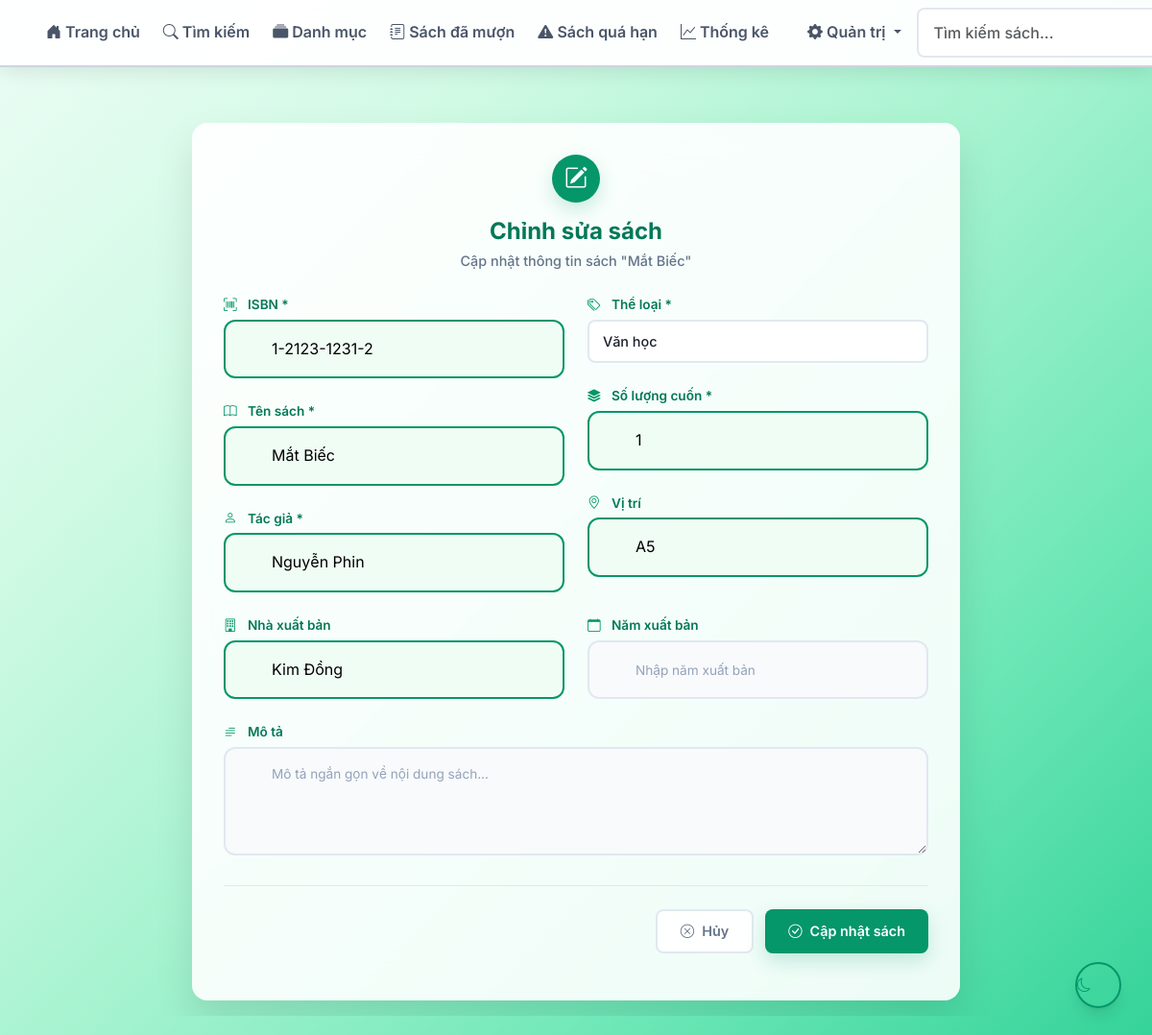
The app's page /admin/books/edit/13 (signed in) with its own data.
### app/models/book.py (models this page shows, shortened)
class Book(db.Model):
    __tablename__ = 'books'
    id = db.Column(db.Integer, primary_key=True)
    isbn = db.Column(db.String(20), unique=True, nullable=False)
    title = db.Column(db.String(200), nullable=False)
    author = db.Column(db.String(100), nullable=False)
    publisher = db.Column(db.String(100))
    publication_year = db.Column(db.Integer)
    category = db.Column(db.String(50))
    description = db.Column(db.Text)
    total_copies = db.Column(db.Integer, default=1)
    available_copies = db.Column(db.Integer, default=1)  # Giữ lại để tương thích
    location = db.Column(db.String(100))
    is_active = db.Column(db.Boolean, default=True)
    created_at = db.Column(db.DateTime, default=datetime.utcnow)
    loans = db.relationship('Loan', foreign_keys='Loan.book_id')

### app/routes/books.py (the view, shortened to what this page needs)
@books_bp.route('/admin/books/edit/<int:book_id>', methods=['GET', 'POST'])
@login_required
def edit_book(book_id):
    if not current_user.is_librarian():
        flash('Bạn không có quyền chỉnh sửa sách!', 'danger')
        return redirect(url_for('books.index'))
    book = Book.query.get_or_404(book_id)
    return render_template('books/edit.html', book=book)

### app/models/user.py (called while the page is built)
@login_manager.user_loader
def load_user(user_id):
    return User.query.get(int(user_id))

    def is_admin(self):
        return self.role == 'admin'

    def is_librarian(self):
        return self.role in ['admin', 'librarian']

### app/templates/books/edit.html (shortened to what this page needs)
{% extends "base.html" %}
{% block content %}
<div class="edit-book-container">
    <div class="edit-book-card">
        <div class="edit-book-header">
            <div class="edit-book-icon">
                <i class="bi bi-pencil-square"></i>
            </div>
            <h2>Chỉnh sửa sách</h2>
            <p>Cập nhật thông tin sách "{{ book.title }}"</p>
        </div>
        <form method="POST" class="edit-book-form">
            <div class="row">
                <div class="col-md-6">
                    <div class="form-group">
                        <label for="isbn" class="form-label">
                            <i class="bi bi-upc-scan"></i> ISBN *
                        </label>
                        <input type="text" class="form-input" id="isbn" name="isbn"
                               value="{{ book.isbn }}" required placeholder="Nhập ISBN">
                    </div>
                    <div class="form-group">
                        <label for="title" class="form-label">
                            <i class="bi bi-book"></i> Tên sách *
                        </label>
                        <input type="text" class="form-input" id="title" name="title"
                               value="{{ book.title }}" required placeholder="Nhập tên sách">
                    </div>
                    <div class="form-group">
                        <label for="author" class="form-label">
                            <i class="bi bi-person"></i> Tác giả *
                        </label>
                        <input type="text" class="form-input" id="author" name="author"
                               value="{{ book.author }}" required placeholder="Nhập tên tác giả">
                    </div>
                </div>
                <div class="col-md-6">
                    <div class="form-group">
                        <label for="category" class="form-label">
                            <i class="bi bi-tags"></i> Thể loại *
                        </label>
                        <select class="form-select" id="category" name="category" required>
                            <option value="Văn học" {% if book.category == 'Văn học' %}selected{% endif %}>Văn học</option>
                        </select>
                    </div>
                    <div class="form-group">
                        <label for="total_copies" class="form-label">
                            <i class="bi bi-stack"></i> Số lượng cuốn *
                        </label>
                        <input type="number" class="form-input" id="total_copies" name="total_copies"
                               value="{{ book.total_copies }}" required placeholder="Nhập số lượng" min="1">
                    </div>
                    <div class="form-group">
                        <label for="location" class="form-label">
                            <i class="bi bi-geo-alt"></i> Vị trí
                        </label>
                        <input type="text" class="form-input" id="location" name="location"
                               value="{{ book.location or '' }}" placeholder="Ví dụ: Kệ A1">
                    </div>
                </div>
            </div>
            <div class="row">
                <div class="col-md-6">
                    <div class="form-group">
                        <label for="publisher" class="form-label">
                            <i class="bi bi-building"></i> Nhà xuất bản
                        </label>
                        <input type="text" class="form-input" id="publisher" name="publisher"
                               value="{{ book.publisher or '' }}" placeholder="Nhập nhà xuất bản">
                    </div>
                </div>
                <div class="col-md-6">
                    <div class="form-group">
                        <label for="publication_year" class="form-label">
                            <i class="bi bi-calendar"></i> Năm xuất bản
                        </label>
                        <input type="number" class="form-input" id="publication_year" name="publication_year"
                               value="{{ book.publication_year or '' }}" placeholder="Nhập năm xuất bản" min="1900" max="2030">
                    </div>
                </div>
            </div>
            <div class="form-group">
                <label for="description" class="form-label">
                    <i class="bi bi-text-paragraph"></i> Mô tả
                </label>
                <textarea class="form-input" id="description" name="description" rows="3"
                          placeholder="Mô tả ngắn gọn về nội dung sách...">{{ book.description or '' }}</textarea>
            </div>
            <div class="form-actions">
                <a href="{{ url_for('books.admin_manage_books') }}" class="btn btn-outline-secondary">
                    <i class="bi bi-x-circle"></i> Hủy
                </a>
                <button type="submit" class="btn btn-primary">
                    <i class="bi bi-check-circle"></i> Cập nhật sách
                </button>
            </div>
        </form>
    </div>
</div>
{% endblock %}

### records on screen
Book: title "Mắt Biếc", isbn "1-2123-1231-2", author "Nguyễn Phin", category "Văn học", total_copies "1", location "A5", publisher "Kim Đồng"
